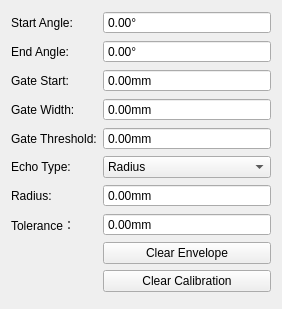
<?xml version="1.0" encoding="UTF-8"?>
<ui version="4.0">
 <class>DelayPropertiesWidget</class>
 <widget class="QWidget" name="DelayPropertiesWidget">
  <property name="geometry">
   <rect>
    <x>0</x>
    <y>0</y>
    <width>282</width>
    <height>309</height>
   </rect>
  </property>
  <property name="windowTitle">
   <string>Form</string>
  </property>
  <layout class="QFormLayout" name="formLayout">
   <item row="0" column="0">
    <widget class="QLabel" name="startAngleLabel">
     <property name="text">
      <string>Start Angle:</string>
     </property>
    </widget>
   </item>
   <item row="0" column="1">
    <widget class="QDoubleSpinBox" name="startAngleDoubleSpinBox">
     <property name="sizePolicy">
      <sizepolicy hsizetype="Expanding" vsizetype="Fixed">
       <horstretch>0</horstretch>
       <verstretch>0</verstretch>
      </sizepolicy>
     </property>
     <property name="buttonSymbols">
      <enum>QAbstractSpinBox::NoButtons</enum>
     </property>
     <property name="suffix">
      <string>°</string>
     </property>
    </widget>
   </item>
   <item row="1" column="0">
    <widget class="QLabel" name="endAngleLabel">
     <property name="text">
      <string>End Angle:</string>
     </property>
    </widget>
   </item>
   <item row="1" column="1">
    <widget class="QDoubleSpinBox" name="endAngleDoubleSpinBox">
     <property name="sizePolicy">
      <sizepolicy hsizetype="Expanding" vsizetype="Fixed">
       <horstretch>0</horstretch>
       <verstretch>0</verstretch>
      </sizepolicy>
     </property>
     <property name="buttonSymbols">
      <enum>QAbstractSpinBox::NoButtons</enum>
     </property>
     <property name="suffix">
      <string>°</string>
     </property>
    </widget>
   </item>
   <item row="2" column="0">
    <widget class="QLabel" name="gateStartLabel">
     <property name="text">
      <string>Gate Start:</string>
     </property>
    </widget>
   </item>
   <item row="2" column="1">
    <widget class="QDoubleSpinBox" name="gateStartDoubleSpinBox">
     <property name="sizePolicy">
      <sizepolicy hsizetype="Expanding" vsizetype="Fixed">
       <horstretch>0</horstretch>
       <verstretch>0</verstretch>
      </sizepolicy>
     </property>
     <property name="buttonSymbols">
      <enum>QAbstractSpinBox::NoButtons</enum>
     </property>
     <property name="suffix">
      <string>mm</string>
     </property>
    </widget>
   </item>
   <item row="3" column="0">
    <widget class="QLabel" name="gateWidthLabel">
     <property name="text">
      <string>Gate Width:</string>
     </property>
    </widget>
   </item>
   <item row="3" column="1">
    <widget class="QDoubleSpinBox" name="gateWidthDoubleSpinBox">
     <property name="sizePolicy">
      <sizepolicy hsizetype="Expanding" vsizetype="Fixed">
       <horstretch>0</horstretch>
       <verstretch>0</verstretch>
      </sizepolicy>
     </property>
     <property name="buttonSymbols">
      <enum>QAbstractSpinBox::NoButtons</enum>
     </property>
     <property name="suffix">
      <string>mm</string>
     </property>
    </widget>
   </item>
   <item row="4" column="0">
    <widget class="QLabel" name="gateThresholdLabel">
     <property name="text">
      <string>Gate Threshold:</string>
     </property>
    </widget>
   </item>
   <item row="4" column="1">
    <widget class="QDoubleSpinBox" name="gateThresholdDoubleSpinBox">
     <property name="sizePolicy">
      <sizepolicy hsizetype="Expanding" vsizetype="Fixed">
       <horstretch>0</horstretch>
       <verstretch>0</verstretch>
      </sizepolicy>
     </property>
     <property name="buttonSymbols">
      <enum>QAbstractSpinBox::NoButtons</enum>
     </property>
     <property name="suffix">
      <string>mm</string>
     </property>
    </widget>
   </item>
   <item row="5" column="0">
    <widget class="QLabel" name="echoTypeLabel">
     <property name="text">
      <string>Echo Type:</string>
     </property>
    </widget>
   </item>
   <item row="5" column="1">
    <widget class="QComboBox" name="echoTypeComboBox">
     <property name="sizePolicy">
      <sizepolicy hsizetype="Expanding" vsizetype="Fixed">
       <horstretch>0</horstretch>
       <verstretch>0</verstretch>
      </sizepolicy>
     </property>
     <item>
      <property name="text">
       <string>Radius</string>
      </property>
     </item>
    </widget>
   </item>
   <item row="6" column="0">
    <widget class="QLabel" name="radiusLabel">
     <property name="text">
      <string>Radius:</string>
     </property>
    </widget>
   </item>
   <item row="6" column="1">
    <widget class="QDoubleSpinBox" name="radiusDoubleSpinBox">
     <property name="sizePolicy">
      <sizepolicy hsizetype="Expanding" vsizetype="Fixed">
       <horstretch>0</horstretch>
       <verstretch>0</verstretch>
      </sizepolicy>
     </property>
     <property name="buttonSymbols">
      <enum>QAbstractSpinBox::NoButtons</enum>
     </property>
     <property name="suffix">
      <string>mm</string>
     </property>
    </widget>
   </item>
   <item row="7" column="0">
    <widget class="QLabel" name="toleranceLabel">
     <property name="text">
      <string>Tolerance：</string>
     </property>
    </widget>
   </item>
   <item row="7" column="1">
    <widget class="QDoubleSpinBox" name="toleranceDoubleSpinBox">
     <property name="sizePolicy">
      <sizepolicy hsizetype="Expanding" vsizetype="Fixed">
       <horstretch>0</horstretch>
       <verstretch>0</verstretch>
      </sizepolicy>
     </property>
     <property name="buttonSymbols">
      <enum>QAbstractSpinBox::NoButtons</enum>
     </property>
     <property name="suffix">
      <string>mm</string>
     </property>
    </widget>
   </item>
   <item row="8" column="1">
    <widget class="QPushButton" name="clearEnvelopeBtn">
     <property name="sizePolicy">
      <sizepolicy hsizetype="Expanding" vsizetype="Fixed">
       <horstretch>0</horstretch>
       <verstretch>0</verstretch>
      </sizepolicy>
     </property>
     <property name="text">
      <string>Clear Envelope</string>
     </property>
    </widget>
   </item>
   <item row="9" column="1">
    <widget class="QPushButton" name="clearCalibrationBtn">
     <property name="sizePolicy">
      <sizepolicy hsizetype="Expanding" vsizetype="Fixed">
       <horstretch>0</horstretch>
       <verstretch>0</verstretch>
      </sizepolicy>
     </property>
     <property name="text">
      <string>Clear Calibration</string>
     </property>
    </widget>
   </item>
  </layout>
 </widget>
 <resources/>
 <connections/>
</ui>
